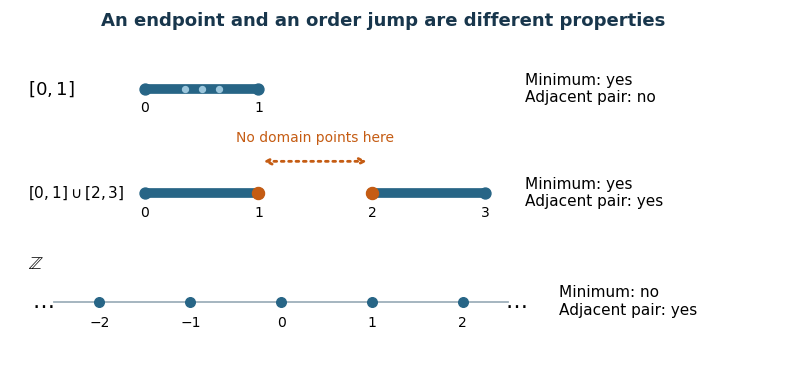

Write the Python code that produced this figure.
"""Original comparison of three ordered domains. Output PNG goes to CWD.

Tested with Python 3.14 and matplotlib 3.10; dependencies are in root pyproject.
"""

from pathlib import Path

import matplotlib

matplotlib.use("Agg")
import matplotlib.pyplot as plt


def interval(ax, left, right, y, color):
    ax.plot([left, right], [y, y], color=color, linewidth=7,
            solid_capstyle="butt")
    ax.scatter([left, right], [y, y], s=62, color=color, zorder=3)


def main():
    fig, ax = plt.subplots(figsize=(8, 3.7), dpi=100, facecolor="white")
    ax.set(xlim=(-1.1, 5.7), ylim=(-0.55, 3.25))
    ax.axis("off")
    blue, orange = "#276586", "#c55c13"
    ax.text(2.1, 3.05, "An endpoint and an order jump are different properties",
            ha="center", fontsize=13, weight="bold", color="#18364c")
    interval(ax, 0, 1, 2.35, blue)
    ax.scatter([0.35, 0.5, 0.65], [2.35] * 3, color="#9bc6dc", s=18, zorder=4)
    ax.text(-1.03, 2.35, r"$[0,1]$", va="center", fontsize=13)
    ax.text(3.35, 2.35, "Minimum: yes\nAdjacent pair: no", va="center", fontsize=11)
    interval(ax, 0, 1, 1.2, blue)
    interval(ax, 2, 3, 1.2, blue)
    ax.scatter([1, 2], [1.2, 1.2], s=75, color=orange, zorder=4)
    ax.annotate("", xy=(1.98, 1.55), xytext=(1.02, 1.55),
                arrowprops={"arrowstyle": "<->", "linestyle": ":", "color": orange,
                            "linewidth": 2})
    ax.text(1.5, 1.76, "No domain points here", ha="center", fontsize=10, color=orange)
    ax.text(-1.03, 1.2, r"$[0,1]\cup[2,3]$", va="center", fontsize=11)
    ax.text(3.35, 1.2, "Minimum: yes\nAdjacent pair: yes", va="center", fontsize=11)
    xs = [-0.4, 0.4, 1.2, 2.0, 2.8]
    ax.plot([-0.8, 3.2], [0, 0], color="#9eb0bb", linewidth=1.3)
    ax.scatter(xs, [0] * len(xs), color=blue, s=48, zorder=3)
    ax.text(-0.89, 0, "…", ha="center", va="center", fontsize=16)
    ax.text(3.27, 0, "…", ha="center", va="center", fontsize=16)
    ax.text(-1.03, 0.36, r"$\mathbb{Z}$", fontsize=13)
    for x, label in zip(xs, ["−2", "−1", "0", "1", "2"]):
        ax.text(x, -0.28, label, ha="center", fontsize=10)
    ax.text(3.65, 0, "Minimum: no\nAdjacent pair: yes", va="center", fontsize=11)
    for x, label in [(0, "0"), (1, "1")]:
        ax.text(x, 2.10, label, ha="center", fontsize=10)
    for x, label in [(0, "0"), (1, "1"), (2, "2"), (3, "3")]:
        ax.text(x, 0.94, label, ha="center", fontsize=10)
    fig.subplots_adjust(left=0.025, right=0.99, bottom=0.05, top=0.98)
    fig.savefig(Path(__file__).with_suffix(".png").name, facecolor="white",
                transparent=False, metadata={"Software": "Matplotlib"})
    plt.close(fig)


if __name__ == "__main__":
    main()
